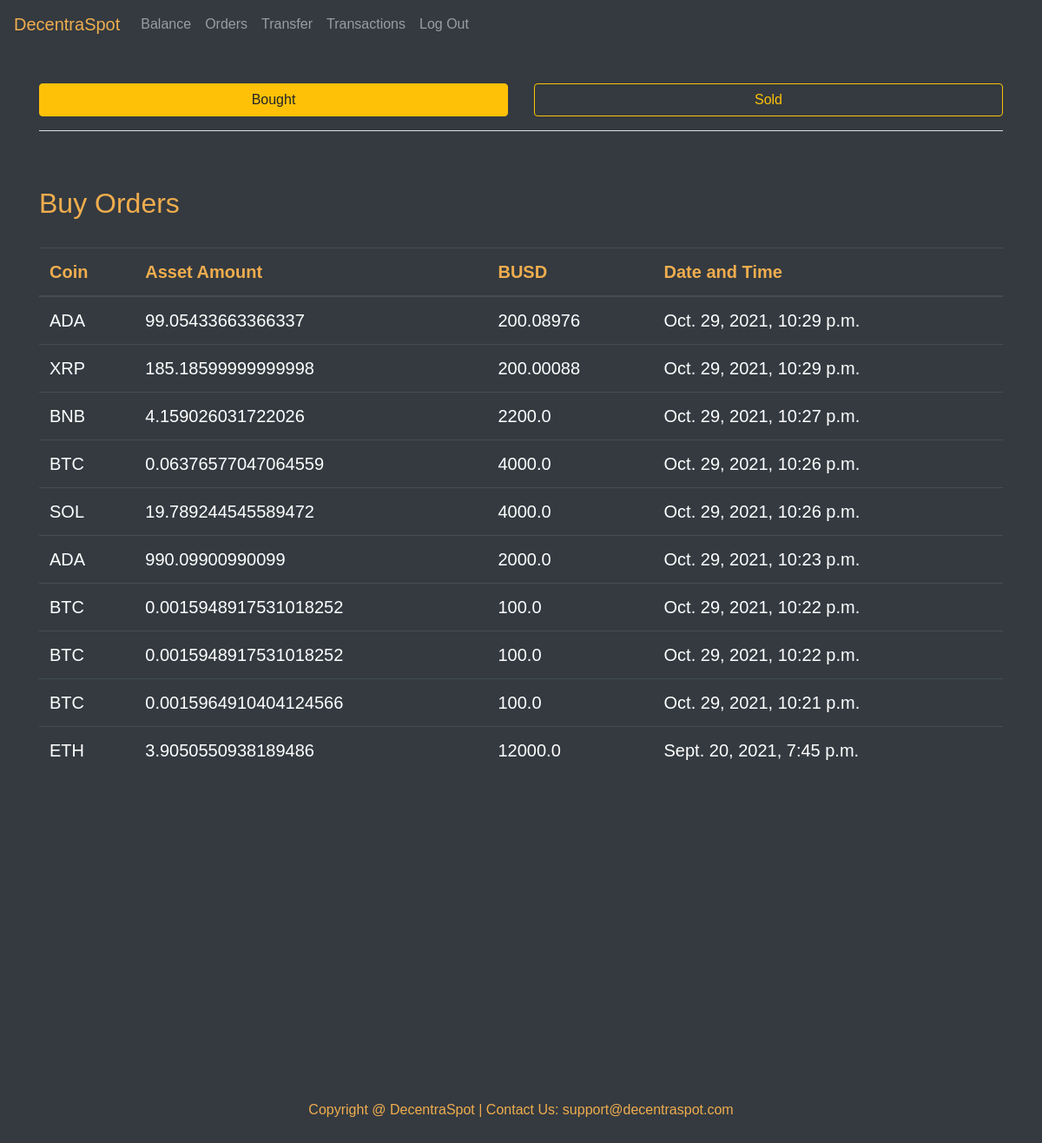
The page /order/levi (signed in) on the database its author committed.
### exchange/models.py (models this page shows, shortened)
class Orders(models.Model):
    user=models.CharField(max_length=32)
    status=models.CharField(max_length=4)
    asset=models.CharField(max_length=4)
    asset_amount=models.CharField(max_length=4)
    busd_amount=models.FloatField()
    time=models.DateTimeField(auto_now_add=True)

### exchange/views.py (the view)
# urls.py: path('order/<str:username>', views.order, name='order'),
@login_required
def order(request, username):
    if request.method == 'GET':
        try:
            buy_orders=Orders.objects.filter(user=username, status='buy').order_by('-time')
            sell_orders=Orders.objects.filter(user=username, status='sell').order_by('-time')
            return render(request, 'exchange/orders.html', {
                'buy_orders':buy_orders,
                'sell_orders':sell_orders
            })
        except Orders.DoesNotExist:
            return HttpResponse("Error: Order doesn't exist")

### exchange/templates/exchange/orders.html (shortened to what this page needs)
{% extends "exchange/layout.html" %}
{% load static %}
{% block body %}
<div style="height:1200px; padding-top:40px" class="bg-dark text-white">
<div class="container">
<div class="row">
    <div class="col-sm-6">
        <button id="btn1" class="btn btn-block btn-outline-warning">Bought</button>
    </div>
    <div class="col-sm-6">
        <button id="btn2" class="btn btn-block btn-outline-warning">Sold</button>
    </div>
</div><hr class="bg-light"><br><br>
<div id="buy-view">
<h2 style="color: #f0ad4e;">Buy Orders</h2><br>
<div style="font-size:20px;" class="table-responsive">
    <table class="table table-dark table-hover">
        <thead style="color: #f0ad4e;">
            <tr>
                <th scope="col">Coin</th>
                <th scope="col">Asset Amount</th>
                <th scope="col">BUSD</th>
                <th scope="col">Date and Time</th>
            </tr>
        </thead>
        <tbody>
            {% for n in buy_orders %}
            <tr>
                <td>{{ n.asset.upper }}</td>
                <td>{{ n.asset_amount }}</td>
                <td>{{ n.busd_amount }}</td>
                <td>{{ n.time }}</td>
            </tr>
            {% endfor %}
        </tbody>
    </table>
</div></div>
</div>
</div>
{% endblock %}

### exchange/static/exchange/style.css (style rules this page uses)
body { font-family: 'Manrope', sans-serif; min-height: 400px; clear: both; }

### rows shown on the page
Orders: asset "ADA", asset_amount "99.05433663366337", busd_amount "200.08976", time "Oct. 29, 2021, 10:29 p.m."
Orders: asset "XRP", asset_amount "185.18599999999998", busd_amount "200.00088", time "Oct. 29, 2021, 10:29 p.m."
Orders: asset "BNB", asset_amount "4.159026031722026", busd_amount "2200.0", time "Oct. 29, 2021, 10:27 p.m."
Orders: asset "BTC", asset_amount "0.06376577047064559", busd_amount "4000.0", time "Oct. 29, 2021, 10:26 p.m."
Orders: asset "SOL", asset_amount "19.789244545589472", busd_amount "4000.0", time "Oct. 29, 2021, 10:26 p.m."
Orders: asset "ADA", asset_amount "990.09900990099", busd_amount "2000.0", time "Oct. 29, 2021, 10:23 p.m."
Orders: asset "BTC", asset_amount "0.0015948917531018252", busd_amount "100.0", time "Oct. 29, 2021, 10:22 p.m."
Orders: asset "BTC", asset_amount "0.0015948917531018252", busd_amount "100.0", time "Oct. 29, 2021, 10:22 p.m."
Orders: asset "BTC", asset_amount "0.0015964910404124566", busd_amount "100.0", time "Oct. 29, 2021, 10:21 p.m."
Orders: asset "ETH", asset_amount "3.9050550938189486", busd_amount "12000.0", time "Sept. 20, 2021, 7:45 p.m."
